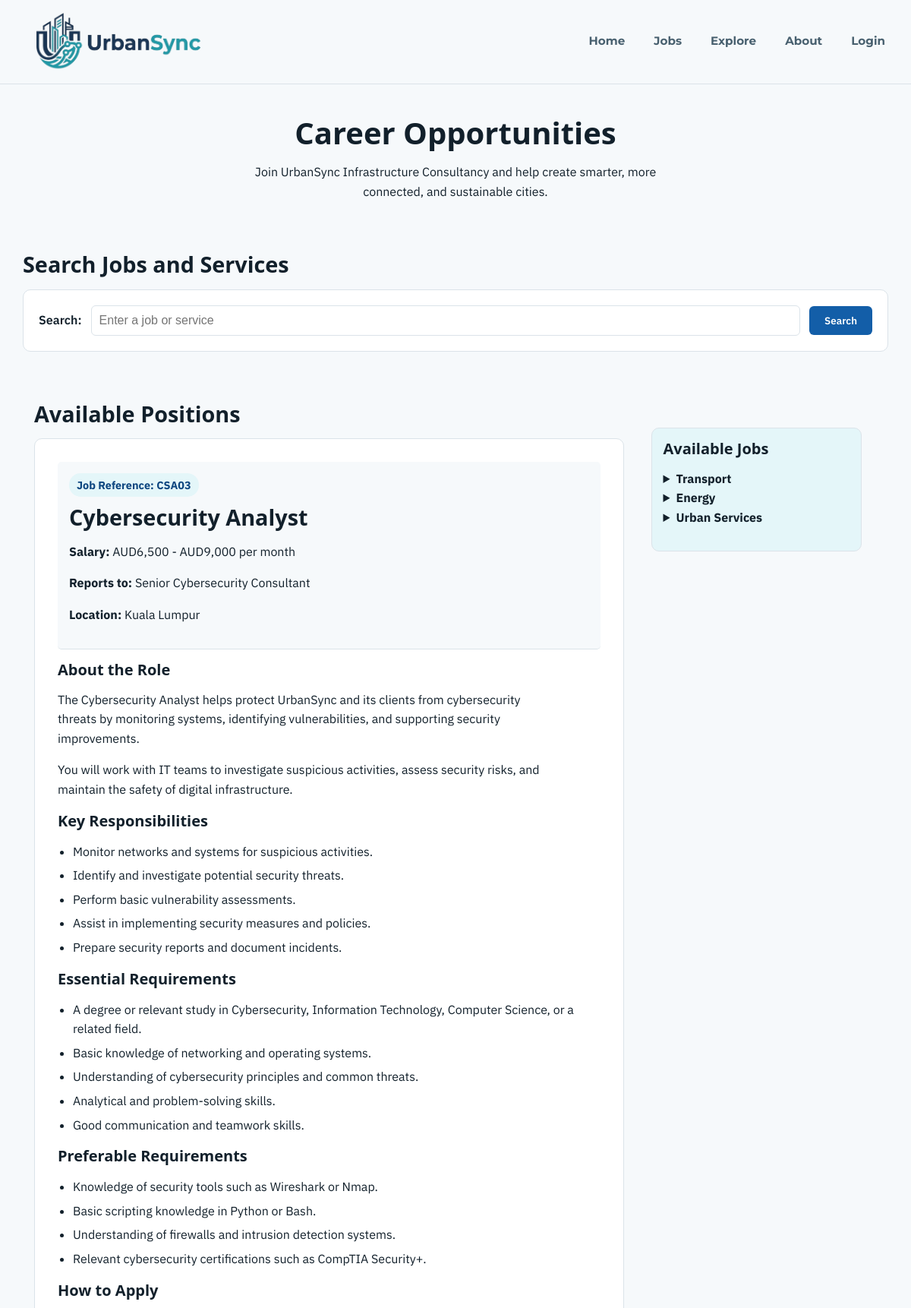
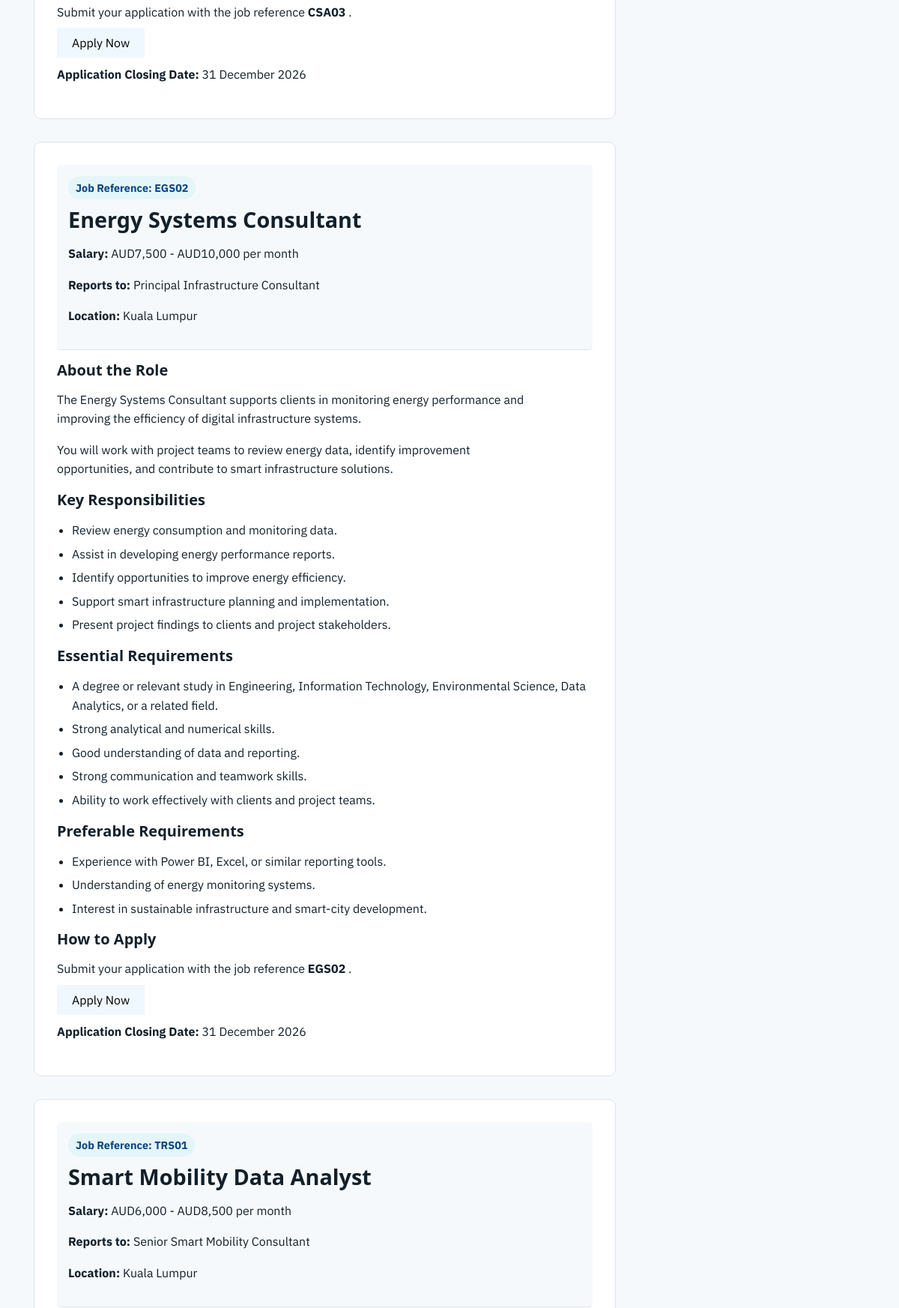
/jobs.php (upper part), run on the app's committed database (2 pictures, top to bottom).
### tables this page shows
CREATE TABLE `jobs` (
  `job_reference` varchar(5) NOT NULL,
  `job_category` varchar(50) NOT NULL DEFAULT 'Uncategorized',
  `job_title` varchar(100) NOT NULL,
  `salary` varchar(80) DEFAULT NULL,
  `reports_to` varchar(150) DEFAULT NULL,
  `job_description` text NOT NULL,
  `responsibilities` text DEFAULT NULL,
  `essential_requirements` text DEFAULT NULL,
  `preferable_requirements` text DEFAULT NULL,
  `location` varchar(100) DEFAULT NULL,
  `closing_date` date DEFAULT NULL,
  `status` varchar(20) DEFAULT 'Open'
);

### jobs.php (the view, shortened to what this page needs)
<?php
$jobs = [];
$databaseError = false;
$searchTerm = trim($_GET['search'] ?? '');
try {
    $settingsPath = __DIR__ . '/settings.php';
    $config = require $settingsPath;
    $conn = new mysqli(
        $config['host'],
        $config['user'],
        $config['password'],
        $config['database']
    );
    $conn->set_charset("utf8mb4");
    $sql = "SELECT
                job_reference,
                job_category,
                job_title,
                salary,
                reports_to,
                job_description,
                responsibilities,
                essential_requirements,
                preferable_requirements,
                location,
                closing_date,
                status
            FROM jobs";
    $sql .= " ORDER BY job_title ASC";
    $stmt = $conn->prepare($sql);
    $stmt->execute();
    $result = $stmt->get_result();
    while ($row = $result->fetch_assoc()) {
        $jobs[] = $row;
    }
} catch (Throwable $error) {
    $databaseError = true;
    echo "<div style='background:#ffe0e0; padding:15px; margin:15px; color:#900;'>";
    echo "<strong>Database Error:</strong> ";
    echo htmlspecialchars($error->getMessage(), ENT_QUOTES, 'UTF-8');
    echo "</div>";
    error_log("Jobs page error: " . $error->getMessage());
}
$jobCategories = [
    'Transport' => [],
    'Energy' => [],
    'Urban Services' => []
];
foreach ($jobs as $job) {
    $category = trim((string)($job['job_category'] ?? ''));
    $jobCategories[$category][] = $job;
}
function jobs_escape($value)
{
    return htmlspecialchars(
        (string)($value ?? ''),
        ENT_QUOTES,
        'UTF-8'
    );
}
function jobs_render_paragraphs($text)
{
    $lines = preg_split(
        '/\r\n|\r|\n/',
        trim((string)$text)
    );
    $html = '';
    foreach ($lines as $line) {
        $line = trim($line);
        if ($line !== '') {
            $html .= '<p>' . jobs_escape($line) . '</p>';
        }
    }
    return $html ?: '<p>Not specified.</p>';
}
function jobs_render_list($text)
{
    $lines = preg_split(
        '/\r\n|\r|\n/',
        trim((string)$text)
    );
    $items = [];
    foreach ($lines as $line) {
        $line = trim($line);
        if ($line !== '') {
            $line = preg_replace(
                '/^(?:[-*•]\s*|\d+[.)]\s*)/',
                '',
                $line
            );
            $items[] = $line;
        }
    }
    $html = '<ul>';
    foreach ($items as $item) {
        $html .= '<li>' . jobs_escape($item) . '</li>';
    }
    $html .= '</ul>';
    return $html;
}
function jobs_format_date($date)
{
    $timestamp = strtotime($date);
    return date('d F Y', $timestamp);
}
?>
<!DOCTYPE html>
<html lang="en">
<head>
    <link rel="stylesheet" href="css/style.css">
</head>
<body>
    <?php include 'includes/header.inc'; ?>
    <main>
        <section class="jobs-intro">
            <h1>Career Opportunities</h1>
            <p>
                Join UrbanSync Infrastructure Consultancy and help
                create smarter, more connected, and sustainable cities.
            </p>
        </section>
        <section id="search">
            <h2>Search Jobs and Services</h2>
            <form action="jobs.php" method="get">
                <label for="search-box">
                    Search:
                </label>
                <input
                    type="search"
                    id="search-box"
                    name="search"
                    placeholder="Enter a job or service"
                    value="<?= jobs_escape($searchTerm) ?>"
                >
                <button type="submit">
                    Search
                </button>
            </form>
        </section>
        <div class="job-list">
            <div class="job-column">
                <h2>Available Positions</h2>
                <?php if ($databaseError): ?>
                    <p class="database-message">
                        Sorry, job vacancies cannot be displayed right now.
                        Please check your database connection.
                    </p>
                <?php else: ?>
                    <?php foreach ($jobs as $job): ?>
                        <section
                            class="job-section"
                            id="job-<?= jobs_escape($job['job_reference']) ?>"
                        >
                            <article class="job-card">
                                <header>
                                    <p class="job-reference">
                                        Job Reference:
                                        <strong>
                                            <?= jobs_escape($job['job_reference']) ?>
                                        </strong>
                                    </p>
                                    <h2>
                                        <?= jobs_escape($job['job_title']) ?>
                                    </h2>
                                    <p>
                                        <strong>Salary:</strong>
                                        <?= jobs_escape(
                                            $job['salary'] ?: 'Not specified'
                                        ) ?>
                                    </p>
                                    <p>
                                        <strong>Reports to:</strong>
                                        <?= jobs_escape(
                                            $job['reports_to'] ?: 'Not specified'
                                        ) ?>
                                    </p>
                                    <?php if (!empty($job['location'])): ?>
                                        <p>
                                            <strong>Location:</strong>
                                            <?= jobs_escape($job['location']) ?>
                                        </p>
                                    <?php endif; ?>
                                </header>
                                <section>
                                    <h3>About the Role</h3>
                                    <?= jobs_render_paragraphs(
                                        $job['job_description']
                                    ) ?>
                                </section>
                                <section>
                                    <h3>Key Responsibilities</h3>
                                    <?= jobs_render_list(
                                        $job['responsibilities']
                                    ) ?>
                                </section>
                                <section>
                                    <h3>Essential Requirements</h3>
                                    <?= jobs_render_list(
                                        $job['essential_requirements']
                                    ) ?>
                                </section>
                                <section>
                                    <h3>Preferable Requirements</h3>
                                    <?= jobs_render_list(
                                        $job['preferable_requirements']
                                    ) ?>
                                </section>
                                <section>
                                    <h3>How to Apply</h3>
                                    <p>
                                        Submit your application with the
                                        job reference
                                        <strong>
                                            <?= jobs_escape($job['job_reference']) ?>
                                        </strong>.
                                    </p>
                                    <p class="apply-button">
                                        <a href="apply.php?job_ref=<?= urlencode($job['job_reference']) ?>">
                                            Apply Now
                                        </a>
                                    </p>
                                </section>
                                <?php if (!empty($job['closing_date'])): ?>
                                    <p>
                                        <strong>
                                            Application Closing Date:
                                        </strong>
                                        <?= jobs_escape(
                                            jobs_format_date($job['closing_date'])
                                        ) ?>
                                    </p>
                                <?php endif; ?>
                            </article>
                        </section>
                    <?php endforeach; ?>
                <?php endif; ?>
            </div>
            <aside class="job-aside" style="
        max-height: 75vh;
        float: right; width: 25%;
        padding-left: 15px;
        padding-top: 15px;
        margin-top: 35px;
        top: 100px; position:
        sticky; margin-right: 20px;
        overflow-y: auto;
        scrollbar-width: thin;
        ">
                <h3>Available Jobs</h3>
                <?php if ($databaseError): ?>
                    <p>Jobs are currently unavailable.</p>
                <?php else: ?>
                    <?php foreach ($jobCategories as $category => $categoryJobs): ?>
                        <details>
                            <summary><?= jobs_escape($category) ?></summary>
                        </details>
                    <?php endforeach; ?>
                <?php endif; ?>
            </aside>
        </div>
    </main>
</body>
</html>

### css/style.css (style rules this page uses)
:root { --color-ink: #12202b; --color-ink-soft: #48606f; --color-paper: #f6f9fb; --color-surface: #ffffff; --color-border: #dbe3e9; --color-primary: #135ea8; --color-primary-dark: #0d4680; --color-accent: #00a6c0; --color-accent-soft: #e4f6f9; }
* { box-sizing: border-box; }
html { scroll-behavior: smooth; }
body { margin: 0; font-family: "IBM Plex Sans", "Segoe UI", Roboto, sans-serif; font-size: 16px; line-height: 1.6; color: var(--color-ink); background-color: var(--color-paper); }
h1, h2, h3, h4 { font-family: "Space Grotesk", "Segoe UI", Roboto, sans-serif; line-height: 1.2; margin: 0 0 15px; color: var(--color-ink); }
h1 { font-size: 2.5rem; }
h2 { font-size: 1.8rem; }
h3 { font-size: 1.25rem; }
p { margin: 0 0 16px; max-width: 68ch; }
a { color: var(--color-primary); text-decoration: none; }
ul, ol { padding-left: 20px; }
li { margin-bottom: 6px; }
button { font-family: inherit; cursor: pointer; }
main { display: flex; flex-direction: column; gap: 50px; max-width: 1180px; margin: 0 auto; padding: 40px 20px 0; }
section > h2 { margin-bottom: 15px; }
header { position: sticky; top: 0; z-index: 50; background: #f6f9fb; border-bottom: 1px solid var(--color-border); }
.job-aside { float: right; width: 100%; background: var(--color-accent-soft); border-radius: 10px; padding: 30px; border: 1px solid var(--color-border); }
#search form { display: flex; flex-wrap: wrap; gap: 12px; align-items: center; background: var(--color-surface); border: 1px solid var(--color-border); border-radius: 10px; padding: 20px; }
#search label { font-weight: 600; }
#search input[type="search"] { flex: 1; min-width: 200px; padding: 10px; border: 1px solid var(--color-border); border-radius: 6px; font-size: 1rem; }
#search button { padding: 10px 20px; background: var(--color-primary); color: #ffffff; border: none; border-radius: 6px; font-weight: 600; }
.jobs-intro, .application-intro, .about-intro { max-width: 600px; text-align: center; margin: 0 auto; }
.job-card { background: var(--color-surface); border: 1px solid var(--color-border); border-radius: 10px; padding: 30px; }
.job-card > header { margin-bottom: 20px; border-bottom: 1px solid var(--color-border); padding-bottom: 15px; }
.job-list { box-sizing: border-box; width: 100%; padding: 15px; }
.job-column { float: left; width: 70%; box-sizing: border-box; }
.job-section { margin-bottom: 30px; }
.job-card header { position: static; padding: 15px; border-radius: 5px; margin-bottom: 15px; }
.apply-button a { background-color: aliceblue; padding: 10px 20px; text-decoration: none; color: #000; }
.job-aside summary { font-weight: bold; margin-bottom: 0px; }
.job-reference { display: inline-block; color: var(--color-primary-dark); background: var(--color-accent-soft); padding: 4px 10px; border-radius: 15px; margin-bottom: 10px; }

### jobs.php (style rules this page uses)
.jobs-intro { text-align: center; }
.job-reference { font-size: 0.9rem; font-weight: bold; }

### data on the page
jobs: job_reference "CSA03", job_title "Cybersecurity Analyst", salary "AUD6,500 - AUD9,000 per month", reports_to "Senior Cybersecurity Consultant", location "Kuala Lumpur", job_description "The Cybersecurity Analyst helps protect UrbanSync and its clients from cybersecurity threats by monitoring systems, identifying vulnerabilities, and supporting security improvements.", job_description "You will work with IT teams to investigate suspicious activities, assess security risks, and maintain the safety of digital infrastructure.", item "Monitor networks and systems for suspicious activities.", item "Identify and investigate potential security threats.", item "Perform basic vulnerability assessments.", item "Assist in implementing security measures and policies.", item "Prepare security reports and document incidents.", item "A degree or relevant study in Cybersecurity, Information Technology, Computer Science, or a related field.", item "Basic knowledge of networking and operating systems.", item "Understanding of cybersecurity principles and common threats.", item "Analytical and problem-solving skills.", item "Good communication and teamwork skills.", item "Knowledge of security tools such as Wireshark or Nmap.", item "Basic scripting knowledge in Python or Bash.", item "Understanding of firewalls and intrusion detection systems.", item "Relevant cybersecurity certifications such as CompTIA Security+.", closing_date "31 December 2026"
jobs: job_reference "EGS02", job_title "Energy Systems Consultant", salary "AUD7,500 - AUD10,000 per month", reports_to "Principal Infrastructure Consultant", location "Kuala Lumpur", job_description "The Energy Systems Consultant supports clients in monitoring energy performance and improving the efficiency of digital infrastructure systems.", job_description "You will work with project teams to review energy data, identify improvement opportunities, and contribute to smart infrastructure solutions.", item "Review energy consumption and monitoring data.", item "Assist in developing energy performance reports.", item "Identify opportunities to improve energy efficiency.", item "Support smart infrastructure planning and implementation.", item "Present project findings to clients and project stakeholders.", item "A degree or relevant study in Engineering, Information Technology, Environmental Science, Data Analytics, or a related field.", item "Strong analytical and numerical skills.", item "Good understanding of data and reporting.", item "Strong communication and teamwork skills.", item "Ability to work effectively with clients and project teams.", item "Experience with Power BI, Excel, or similar reporting tools.", item "Understanding of energy monitoring systems.", item "Interest in sustainable infrastructure and smart-city development.", closing_date "31 December 2026"
jobs: job_reference "TRS01", job_title "Smart Mobility Data Analyst", salary "AUD6,000 - AUD8,500 per month", reports_to "Senior Smart Mobility Consultant", location "Kuala Lumpur", job_category "Transport"

### other printed values
jobs_escape($category) "Energy"
jobs_escape($category) "Urban Services"
